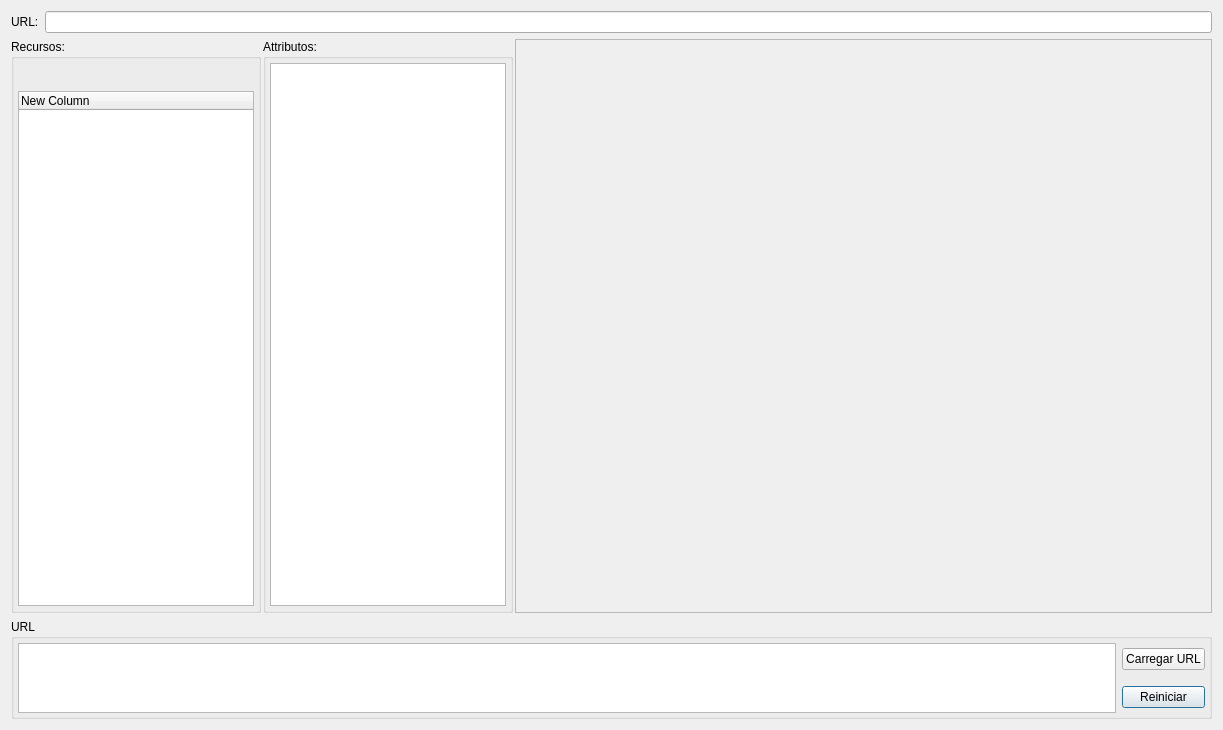
<?xml version="1.0" encoding="UTF-8"?>
<ui version="4.0">
 <class>Dialog</class>
 <widget class="QDialog" name="Dialog">
  <property name="windowModality">
   <enum>Qt::WindowModal</enum>
  </property>
  <property name="geometry">
   <rect>
    <x>0</x>
    <y>0</y>
    <width>1223</width>
    <height>730</height>
   </rect>
  </property>
  <property name="windowTitle">
   <string>Dialog</string>
  </property>
  <layout class="QVBoxLayout" name="verticalLayout_2">
   <item>
    <layout class="QHBoxLayout" name="horizontalLayout">
     <item>
      <widget class="QLabel" name="label_4">
       <property name="text">
        <string>URL:</string>
       </property>
      </widget>
     </item>
     <item>
      <widget class="QLineEdit" name="tx_url"/>
     </item>
    </layout>
   </item>
   <item>
    <layout class="QHBoxLayout" name="horizontalLayout_4">
     <property name="spacing">
      <number>2</number>
     </property>
     <item>
      <widget class="QGroupBox" name="groupBox_2">
       <property name="sizePolicy">
        <sizepolicy hsizetype="MinimumExpanding" vsizetype="Preferred">
         <horstretch>0</horstretch>
         <verstretch>0</verstretch>
        </sizepolicy>
       </property>
       <property name="minimumSize">
        <size>
         <width>175</width>
         <height>0</height>
        </size>
       </property>
       <property name="maximumSize">
        <size>
         <width>250</width>
         <height>16777215</height>
        </size>
       </property>
       <property name="title">
        <string>Recursos:</string>
       </property>
       <layout class="QGridLayout" name="gridLayout">
        <property name="margin">
         <number>4</number>
        </property>
        <item row="0" column="0">
         <layout class="QHBoxLayout" name="horizontalLayout_8">
          <item>
           <widget class="QPushButton" name="bt_resource_insert">
            <property name="text">
             <string/>
            </property>
            <property name="icon">
             <iconset resource="../resources.qrc">
              <normaloff>:/plugins/IBGEVisualizer/plus.png</normaloff>:/plugins/IBGEVisualizer/plus.png</iconset>
            </property>
            <property name="autoDefault">
             <bool>false</bool>
            </property>
            <property name="flat">
             <bool>true</bool>
            </property>
           </widget>
          </item>
          <item>
           <widget class="QPushButton" name="bt_resource_remove">
            <property name="text">
             <string/>
            </property>
            <property name="icon">
             <iconset resource="../resources.qrc">
              <normaloff>:/plugins/IBGEVisualizer/minus.png</normaloff>:/plugins/IBGEVisualizer/minus.png</iconset>
            </property>
            <property name="autoDefault">
             <bool>false</bool>
            </property>
            <property name="flat">
             <bool>true</bool>
            </property>
           </widget>
          </item>
          <item>
           <spacer name="horizontalSpacer_2">
            <property name="orientation">
             <enum>Qt::Horizontal</enum>
            </property>
            <property name="sizeHint" stdset="0">
             <size>
              <width>40</width>
              <height>20</height>
             </size>
            </property>
           </spacer>
          </item>
         </layout>
        </item>
        <item row="1" column="0">
         <widget class="QTreeWidget" name="list_resource">
          <property name="minimumSize">
           <size>
            <width>0</width>
            <height>0</height>
           </size>
          </property>
          <property name="indentation">
           <number>12</number>
          </property>
          <column>
           <property name="text">
            <string>New Column</string>
           </property>
          </column>
         </widget>
        </item>
       </layout>
      </widget>
     </item>
     <item>
      <widget class="QGroupBox" name="groupBox">
       <property name="sizePolicy">
        <sizepolicy hsizetype="MinimumExpanding" vsizetype="Preferred">
         <horstretch>0</horstretch>
         <verstretch>0</verstretch>
        </sizepolicy>
       </property>
       <property name="minimumSize">
        <size>
         <width>175</width>
         <height>0</height>
        </size>
       </property>
       <property name="maximumSize">
        <size>
         <width>250</width>
         <height>16777215</height>
        </size>
       </property>
       <property name="title">
        <string>Attributos:</string>
       </property>
       <layout class="QGridLayout" name="gridLayout_2">
        <property name="margin">
         <number>4</number>
        </property>
        <property name="horizontalSpacing">
         <number>6</number>
        </property>
        <item row="0" column="0">
         <widget class="QListWidget" name="list_attributes">
          <property name="minimumSize">
           <size>
            <width>0</width>
            <height>0</height>
           </size>
          </property>
         </widget>
        </item>
       </layout>
      </widget>
     </item>
     <item>
      <widget class="QFrame" name="frame_operations">
       <property name="sizePolicy">
        <sizepolicy hsizetype="Expanding" vsizetype="Expanding">
         <horstretch>0</horstretch>
         <verstretch>0</verstretch>
        </sizepolicy>
       </property>
       <property name="frameShape">
        <enum>QFrame::StyledPanel</enum>
       </property>
       <property name="frameShadow">
        <enum>QFrame::Raised</enum>
       </property>
       <layout class="QGridLayout" name="gridLayout_4">
        <property name="margin">
         <number>0</number>
        </property>
       </layout>
      </widget>
     </item>
     <item>
      <spacer name="horizontalSpacer_3">
       <property name="orientation">
        <enum>Qt::Horizontal</enum>
       </property>
       <property name="sizeType">
        <enum>QSizePolicy::Preferred</enum>
       </property>
       <property name="sizeHint" stdset="0">
        <size>
         <width>0</width>
         <height>20</height>
        </size>
       </property>
      </spacer>
     </item>
     <item>
      <spacer name="horizontalSpacer">
       <property name="orientation">
        <enum>Qt::Horizontal</enum>
       </property>
       <property name="sizeType">
        <enum>QSizePolicy::Preferred</enum>
       </property>
       <property name="sizeHint" stdset="0">
        <size>
         <width>0</width>
         <height>20</height>
        </size>
       </property>
      </spacer>
     </item>
    </layout>
   </item>
   <item>
    <widget class="QGroupBox" name="groupBox_3">
     <property name="maximumSize">
      <size>
       <width>16777215</width>
       <height>100</height>
      </size>
     </property>
     <property name="title">
      <string>URL</string>
     </property>
     <layout class="QGridLayout" name="gridLayout_3">
      <property name="margin">
       <number>4</number>
      </property>
      <item row="0" column="1">
       <widget class="QPushButton" name="bt_load_url">
        <property name="text">
         <string>Carregar URL</string>
        </property>
        <property name="autoDefault">
         <bool>false</bool>
        </property>
       </widget>
      </item>
      <item row="1" column="1">
       <widget class="QPushButton" name="bt_restart_builder">
        <property name="text">
         <string>Reiniciar</string>
        </property>
       </widget>
      </item>
      <item row="0" column="0" rowspan="2">
       <widget class="QPlainTextEdit" name="tx_url_builded">
        <property name="minimumSize">
         <size>
          <width>0</width>
          <height>70</height>
         </size>
        </property>
        <property name="maximumSize">
         <size>
          <width>16777215</width>
          <height>16777215</height>
         </size>
        </property>
        <property name="font">
         <font>
          <pointsize>10</pointsize>
         </font>
        </property>
       </widget>
      </item>
     </layout>
    </widget>
   </item>
  </layout>
 </widget>
 <resources>
  <include location="../resources.qrc"/>
 </resources>
 <connections/>
</ui>
